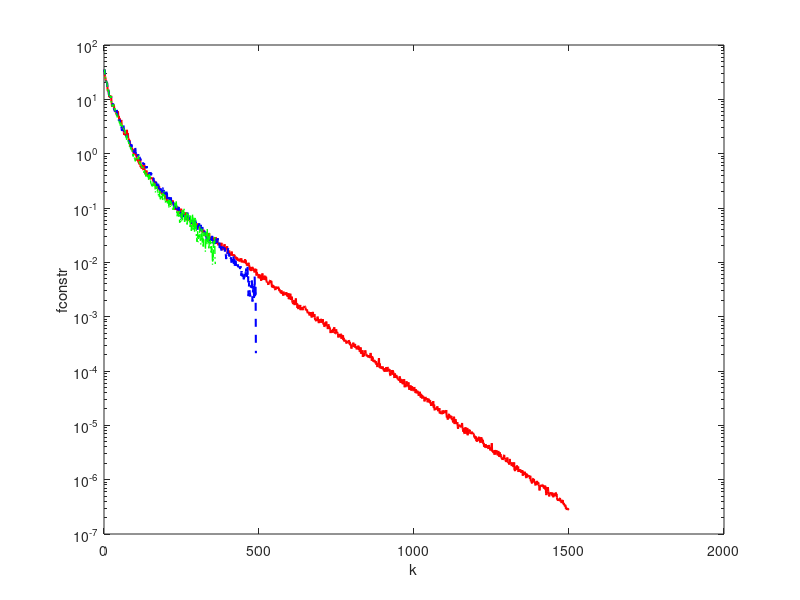

Recreate this plot in MATLAB. (Note: this script raises an error after producing the figure.)
% Solves linear feasibility program
%     find        x
%     subject to  Ax <= b
% using subgradient method with Polyak's optimal step size.
%
% EE364b Convex Optimization II, S. Boyd
% Written by Almir Mutapcic, 01/19/07
%

% generate a problem instance
n = 100; % number of variables
m = 1000; % number of inequalities
% set state so problem is reproducable
randn('state', 0);
rand( 'state', 0);
A = randn(m,n);
b = rand(m,1); % zero is a feasible point
x1 = ones(n,1); % we start the algorithms from an infeasible point

%********************************************************************
% subgradient method with no overstep, eps = 0
%********************************************************************
fconstr = [];

k = 1;
MAX_ITERS = 1500;

% initial point
x = x1;

while k < MAX_ITERS 
  % feasibility check
  [fval,ind] = max(A*x - b);

  if( fval <= 0 ), break, end
  fconstr(end+1) = fval;

  % subgradient and step size computation
  g = A(ind,:)';
  alpha = (fval)/norm(g)^2;

  % subgradient update
  x = x - alpha*g;

  k = k + 1;
  if( rem(k,100) == 0 ), fprintf(1,'iter: %d\n',k), end
end

%********************************************************************
% subgradient with overstep eps = 0.01
%********************************************************************
fconstr1 = [];

k = 1;
EPS = 0.01;

x = x1;

while k < MAX_ITERS 
  % feasibility check
  [fval,ind] = max(A*x - b);

  if( fval <= 0 ), break, end
  fconstr1(end+1) = fval;

  % subgradient and step size computation
  g = A(ind,:)';
  alpha = (fval+EPS)/norm(g)^2;

  % subgradient update
  x = x - alpha*g;

  k = k + 1;
  if( rem(k,100) == 0 ), fprintf(1,'iter: %d\n',k), end
end

%********************************************************************
% subgradient with overstep eps = 0.1
%********************************************************************
fconstr2 = [];

k = 1;
EPS = 0.1;

x = x1;

while k < MAX_ITERS 
  % feasibility check
  [fval,ind] = max(A*x - b);

  if( fval <= 0 ), break, end
  fconstr2(end+1) = fval;

  % subgradient and step size computation
  g = A(ind,:)';
  alpha = (fval+EPS)/norm(g)^2;

  % subgradient update
  x = x - alpha*g;

  k = k + 1;
  if( rem(k,100) == 0 ), fprintf(1,'iter: %d\n',k), end
end

%********************************************************************
% plot results
%********************************************************************
figure(1), clf
set(gca, 'FontSize',18);
semilogy([1:length(fconstr)], fconstr,'r-','LineWidth',1.5), hold on,
semilogy([1:length(fconstr1)],fconstr1,'b--','LineWidth',1.5), hold on,
semilogy([1:length(fconstr2)],fconstr2,'g-.','LineWidth',1), hold off,
xlabel('k');
ylabel('fconstr');
legend('epsil zero','epsil 0.01','epsil 0.1',1);
%print -depsc linear_feas_fconstr
